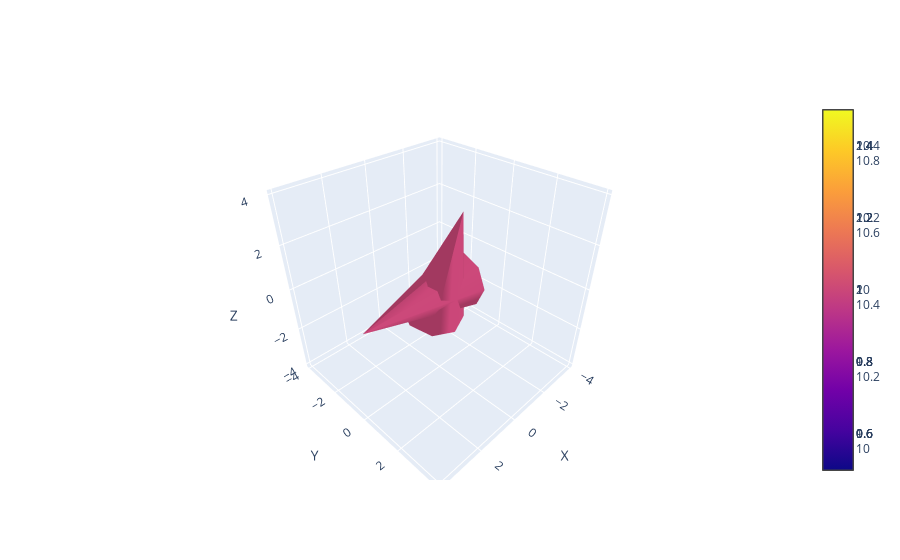

This figure's notebook cell:
### Markdown cell above
3D plot of AX=B  solved. THIS is a good explination of eigen vectors.

---

### Code cell
import numpy as np
from IPython.display import display, Math
import plotly.graph_objs as go

# Define the stress tensor
stress_tensor = np.array([[10, 0, 0], [0, 0, 2], [0, 3,10]])

# Calculate the eigenvalues and eigenvectors of the stress tensor
eigenvalues, eigenvectors = np.linalg.eig(stress_tensor)

# Format and display the eigenvalues and eigenvectors using LaTeX
display(Math(r'\text{{Eigenvalues:}}\quad\lambda = \begin{{bmatrix}} {:.2f} & {:.2f} & {:.2f}\end{{bmatrix}}'.format(*eigenvalues)))
display(Math(r'\text{{Eigenvectors:}}\quad V = \begin{{bmatrix}} {:.2f} & {:.2f} & {:.2f} \\ {:.2f} & {:.2f} & {:.2f} \\ {:.2f} & {:.2f} & {:.2f}\end{{bmatrix}}'.format(*eigenvectors.flatten())))

# Create a 3D plot
fig = go.Figure()

# Add the stress tensor and its eigenvectors to the plot
for i in range(3):
    fig.add_trace(go.Cone(x=[0], y=[0], z=[0], u=[stress_tensor[i][0]], v=[stress_tensor[i][1]], w=[stress_tensor[i][2]], name='Stress Tensor', showlegend=False))
    fig.add_trace(go.Cone(x=[0], y=[0], z=[0], u=[eigenvectors[0][i]], v=[eigenvectors[1][i]], w=[eigenvectors[2][i]], name='Eigenvector', showlegend=False))

# Set the axis labels
fig.update_layout(scene=dict(xaxis_title='X', yaxis_title='Y', zaxis_title='Z'))

# Show the plot
fig.show()

### Figure 1 — Plotly figure (JSON) as saved in the notebook; plotly's stock layout.template omitted (floating-point values rounded to 4 significant figures)
{"data": [{"name": "Stress Tensor", "showlegend": false, "type": "cone", "u": [10], "v": [0], "w": [0], "x": [0], "y": [0], "z": [0]}, {"name": "Eigenvector", "showlegend": false, "type": "cone", "u": [0], "v": [0.186], "w": [0.9826], "x": [0], "y": [0], "z": [0]}, {"name": "Stress Tensor", "showlegend": false, "type": "cone", "u": [0], "v": [0], "w": [2], "x": [0], "y": [0], "z": [0]}, {"name": "Eigenvector", "showlegend": false, "type": "cone", "u": [0], "v": [0.962], "w": [-0.2731], "x": [0], "y": [0], "z": [0]}, {"name": "Stress Tensor", "showlegend": false, "type": "cone", "u": [0], "v": [3], "w": [10], "x": [0], "y": [0], "z": [0]}, {"name": "Eigenvector", "showlegend": false, "type": "cone", "u": [1], "v": [0], "w": [0], "x": [0], "y": [0], "z": [0]}], "layout": {"scene": {"xaxis": {"title": {"text": "X"}}, "yaxis": {"title": {"text": "Y"}}, "zaxis": {"title": {"text": "Z"}}}}}
